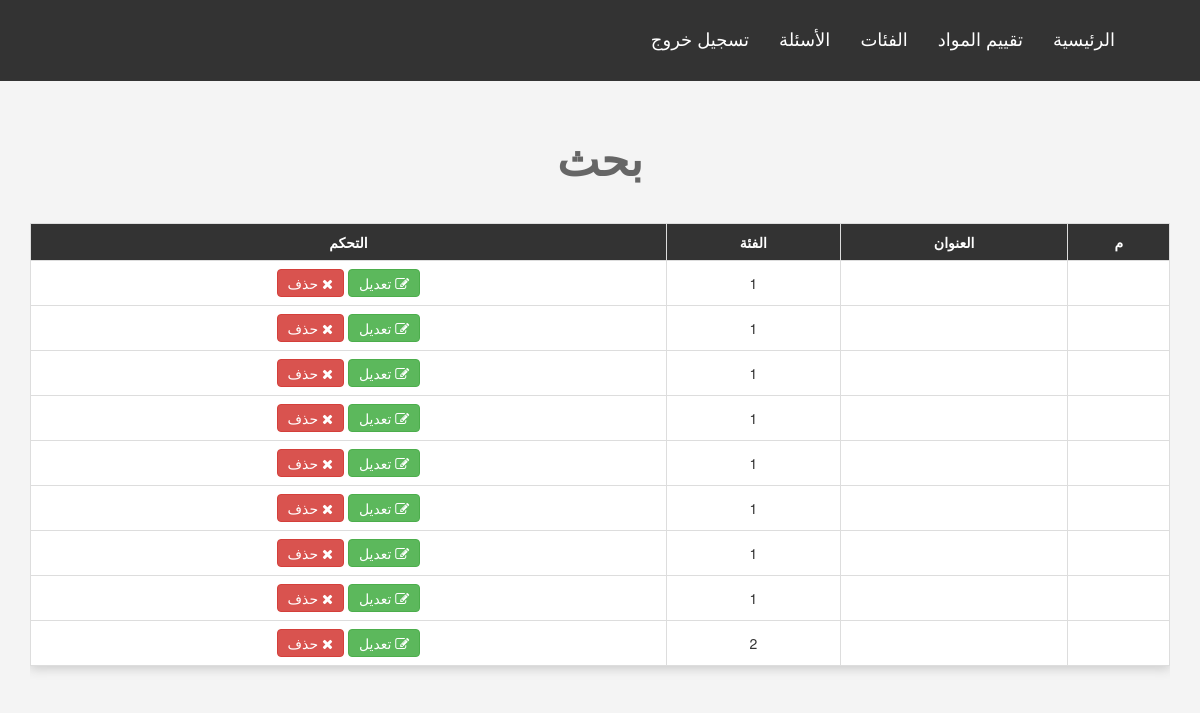
The app's page /searchh.php with its own data.
### tables this page shows
CREATE TABLE `questions` (
  `question_id` int(11) NOT NULL,
  `question` varchar(255) NOT NULL,
  `title_id` int(11) NOT NULL
);

### searchh.php (the view, shortened to what this page needs)
<?php
	include 'init.php';
	$sql=" SELECT * FROM `questions`";
$result=mysqli_query($connect,$sql);
$data=array();
while ($row=mysqli_fetch_assoc($result)) {
	$data[]=$row;
}
?>
<h1 class="text-center">بحث</h1>
		<div class="container">
			<div class="table-responsive">
				<table class="main-table text-center table table-bordered">
					<tr>
						<th>م</th>
						<th>العنوان</th>
						<th>الفئة</th>
						<th>التحكم</th>
					</tr>
				<?php foreach ($data as$value) { ?>
					<tr>
						<td></td>
						<td><?php echo $value['search']; ?></td>
						<td><?php echo $value['title_id']; ?></td>
						<td>
							<a href="question_edit.php" class="btn btn-success"><i class="fa fa-edit"></i>
								تعديل
							</a>
							<a href="#" class="btn btn-danger confirm"><i class="fa fa-close"></i>
								حذف</a>
						</td>
					</tr>
<?php }

### layout/css/backend.css (style rules this page uses)
body { background-color: #F4F4F4; }
h1 { font-size: 45px; margin: 40px 0; font-weight: bold; color: #666; }
.main-table { -webkit-box-shadow:0 3px 10px #ccc; }
.main-table td { background-color: #fff; vertical-align: middle !important; }
.main-table tr th { background-color: #333; color: #fff; text-align: center; }
.main-table .btn { padding: 3px 10px; }
h1 { margin-top: 133px; }

### searchh.php (style rules this page uses)
body { direction: rtl; }

### records on screen
questions: title "1"
questions: title "1"
questions: title "1"
questions: title "1"
questions: title "1"
questions: title "1"
questions: title "1"
questions: title "1"
questions: title "2"
